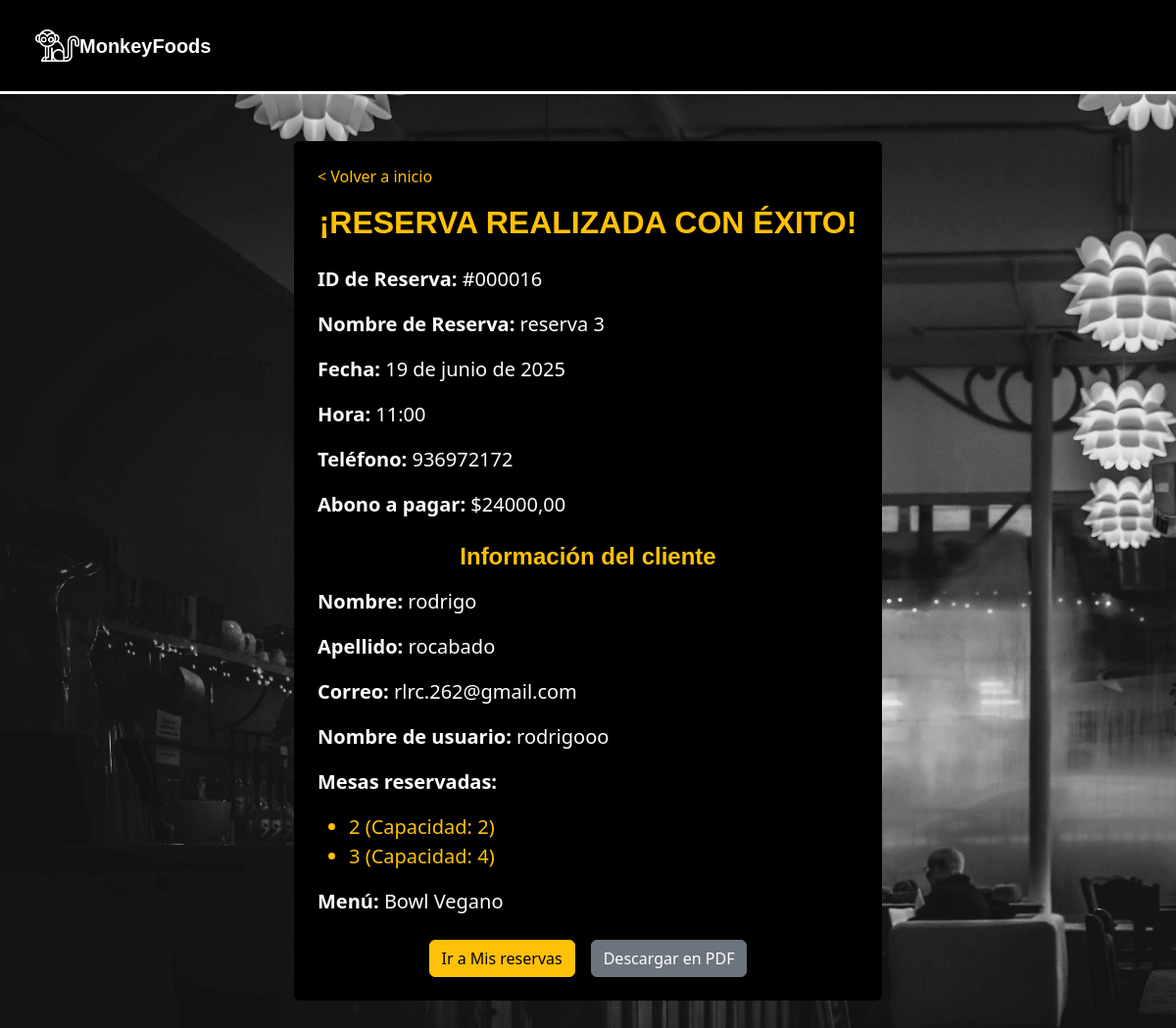
Screenshot of /reservas/exito/42/ with the database file from the repository.
### apps/reservas/models.py (models this page shows, shortened)
class Reserva(models.Model):
    ESTADOS_RESERVA = (
        ('borrador', 'Borrador'),
        ('completada', 'Completada'),
    )
    id_reserva = models.CharField(max_length=12, unique=True, editable=False)
    cliente = models.ForeignKey(settings.AUTH_USER_MODEL, on_delete=models.CASCADE)
    nombre_reserva = models.CharField(max_length=100)
    fecha = models.DateField()
    hora = models.TimeField()
    telefono = models.CharField(max_length=20)
    comensales = models.PositiveIntegerField(default=1)
    abono = models.DecimalField(max_digits=8, decimal_places=2)
    total = models.DecimalField(max_digits=8, decimal_places=2)
    mesas = models.ManyToManyField('Mesa')
    menu = models.ForeignKey(Menu, on_delete=models.SET_NULL, null=True, blank=True)  #modelo menú
    zona = models.ForeignKey('Zona', on_delete=models.CASCADE, null=True, blank=True)
    estado = models.CharField(max_length=20, choices=ESTADOS_RESERVA, default='borrador')

class Mesa(models.Model):
    zona = models.ForeignKey(Zona, on_delete=models.CASCADE)
    numero = models.PositiveIntegerField()
    capacidad = models.PositiveIntegerField()
    estado = models.BooleanField(default=True)  #mesa disponible o no

### apps/registrar/models.py (models this page shows, shortened)
class CustomUser(AbstractUser):
    ROL_CHOICES = (
        (1, 'Cliente'),
        (2, 'Mesero'),
        (3, 'Cocinero'),
        (4, 'Administrador'),
    )
    rol = models.PositiveSmallIntegerField(choices=ROL_CHOICES, default=1)
    foto_perfil = models.ImageField(upload_to='fotos_perfil/', blank=True, null=True)

### apps/menus/models.py (models this page shows, shortened)
class Menu(models.Model):
    nombre = models.CharField(max_length=100)
    descripcion = models.TextField()
    precio = models.DecimalField(max_digits=8, decimal_places=2)
    imagen = models.ImageField(upload_to='imagenes_menus/', blank=True, null=True)
    activo = models.BooleanField(default=True)  # <-- Nuevo campo para activar/desactivar menú

### apps/reservas/views.py (the view)
# urls.py: path('exito/<str:reserva_id>/', views.reserva_exito, name='reserva_exito'),
def reserva_exito(request, reserva_id):
    reserva = get_object_or_404(Reserva, id=reserva_id)
    if reserva.estado != 'completada':
        reserva.estado = 'completada'
        reserva.save()
        enviar_boleta_por_correo(reserva)
    return render(request, 'reservas/reserva_exito.html', {
        'reserva': reserva,
        'cliente': reserva.cliente,
    })

### apps/reservas/templates/reservas/reserva_exito.html
{% extends "base.html" %}
{% block content %}
<div class="container my-5">
  <div class="mx-auto p-4 rounded bg-black text-white" style="max-width: 600px;">
    <a href="{% url 'index' %}" class="text-warning text-decoration-none mb-3 d-block">&lt; Volver a inicio</a>
    <h2 class="text-center text-warning fw-bold mb-4" style="font-family: 'Century Gothic', sans-serif;">
      ¡RESERVA REALIZADA CON ÉXITO!
    </h2>
    <div class="fs-5">
      <p><strong>ID de Reserva:</strong> #{{ reserva.id_reserva }}</p>
      <p><strong>Nombre de Reserva:</strong> {{ reserva.nombre_reserva }}</p>
      <p><strong>Fecha:</strong> {{ reserva.fecha }}</p>
      <p><strong>Hora:</strong> {{ reserva.hora }}</p>
      <p><strong>Teléfono:</strong> {{ reserva.telefono }}</p>
      <p><strong>Abono a pagar:</strong> ${{ reserva.abono }}</p>
      <h4 class="text-center text-warning fw-bold mt-4 mb-3" style="font-family: 'Century Gothic', sans-serif;">
        Información del cliente
      </h4>
      <p><strong>Nombre:</strong> {{ reserva.cliente.first_name }}</p>
      <p><strong>Apellido:</strong> {{ reserva.cliente.last_name }}</p>
      <p><strong>Correo:</strong> {{ reserva.cliente.email }}</p>
      <p><strong>Nombre de usuario:</strong> {{ reserva.cliente.username }}</p>
      <p><strong>Mesas reservadas:</strong></p>
      <ul class="text-warning">
        {% for mesa in reserva.mesas.all %}
        <li>{{ mesa.numero }} (Capacidad: {{ mesa.capacidad }})</li>
        {% empty %}
        <li>No hay mesas asignadas</li>
        {% endfor %}
      </ul>
      <p><strong>Menú:</strong> {{ reserva.menu.nombre|default:"Sin menú asignado" }}</p>
    </div>
    <div class="d-flex flex-column flex-md-row justify-content-center align-items-center gap-3 mt-4">
      <a href="{% url 'historial_reservas' %}" class="btn btn-warning">Ir a Mis reservas</a>
      <a href="{% url 'descargar_boleta' reserva.id %}" class="btn btn-secondary">Descargar en PDF</a>
    </div>
  </div>
</div>
{% endblock %}

### apps/registrar/static/registrar/css/styles.css (style rules this page uses)
.body-fondo { background-image: url(../img/fondo.jpg); background-size: cover; background-position: cover; background-repeat: no-repeat; background-attachment: fixed; }

### rows the page displays
Reserva: id_reserva "000016", nombre_reserva "reserva 3", fecha "19 de junio de 2025", hora "11:00", telefono "936972172", abono "24000,00", cliente.first_name "rodrigo", cliente.last_name "rocabado", cliente.email "rlrc.262@gmail.com", cliente.username "rodrigooo", menu.nombre "Bowl Vegano"
Mesa: numero "2", capacidad "2"
Mesa: numero "3", capacidad "4"
